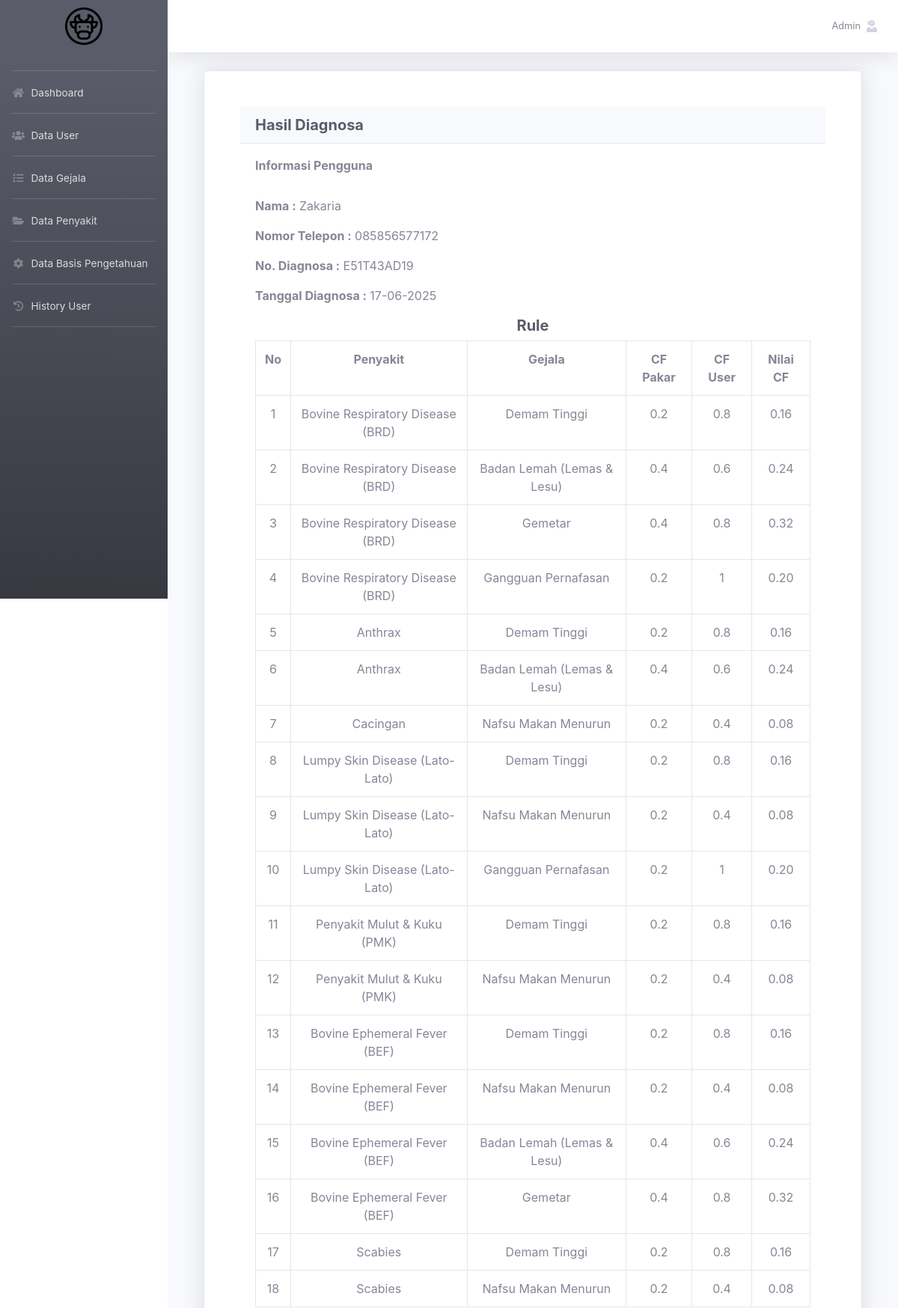
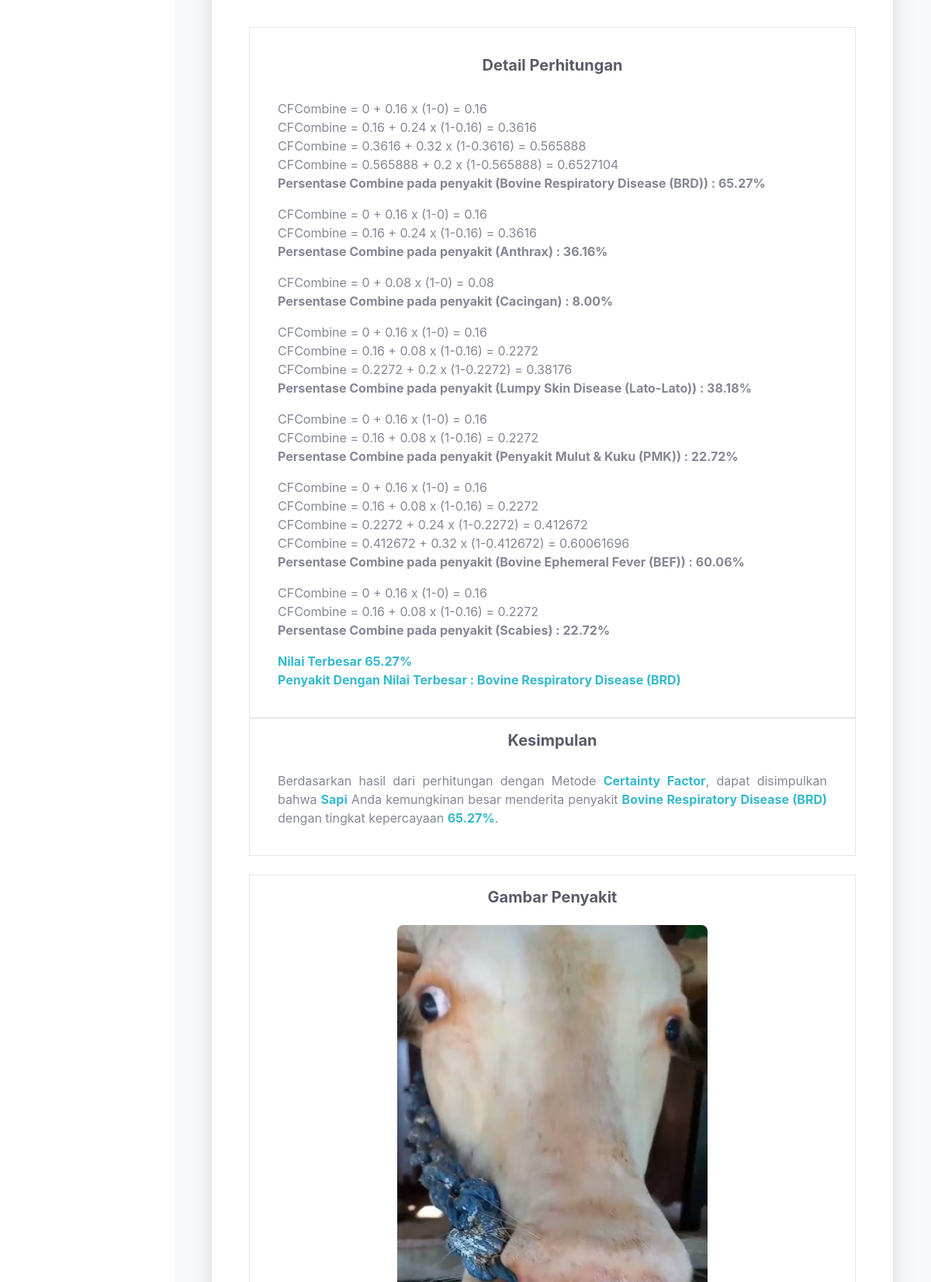
The page /admin/detail-history.php?no_regdiagnosa=E51T43AD19&id_akun=2 (signed in, upper part) on the database its author committed (2 pictures, top to bottom).
### tables this page shows
CREATE TABLE `tbl_user` (
  `id_user` int(11) NOT NULL,
  `id_akun` int(11) NOT NULL,
  `nama_lengkap` varchar(100) NOT NULL,
  `nomor_telepon` varchar(15) DEFAULT NULL,
  `dibuat` timestamp NOT NULL DEFAULT current_timestamp()
);

CREATE TABLE `tbl_hasil` (
  `id_hasil` int(11) NOT NULL,
  `id_akun` int(11) NOT NULL,
  `id_penyakit` int(11) DEFAULT NULL,
  `no_regdiagnosa` char(10) NOT NULL,
  `tgl_diagnosa` date NOT NULL,
  `nilai_cf` double NOT NULL,
  `status_simpan` int(11) DEFAULT 0
);

CREATE TABLE `tbl_penyakit` (
  `id_penyakit` int(11) NOT NULL,
  `nama_penyakit` varchar(100) NOT NULL,
  `keterangan` text DEFAULT NULL,
  `solusi` text DEFAULT NULL,
  `gambar` varchar(255) DEFAULT NULL
);

CREATE TABLE `tbl_gejala` (
  `id_gejala` int(11) NOT NULL,
  `nama_gejala` varchar(100) NOT NULL,
  `nilai_gejala` double NOT NULL
);

CREATE TABLE `tbl_detail_diagnosa` (
  `id_detail` int(11) NOT NULL,
  `id_diagnosa` int(11) DEFAULT NULL,
  `id_gejala` int(11) DEFAULT NULL,
  `nilai_user` double DEFAULT NULL
);

### admin/detail-history.php (called while the page is built, shortened)
<?php
include 'index.php';
?>

### admin/detail-history-content.php (the view, shortened to what this page needs)
<div class="container">
    <div class="card shadow p-5 mb-5">
        <div class="card-header">
            <h5 class="m-0 font-weight-bold text-dark">Hasil Diagnosa</h5>
        </div>
        <div class="card-body">
            <?php
            $no_regdiagnosa = isset($_GET['no_regdiagnosa']) ? mysqli_real_escape_string($conn, $_GET['no_regdiagnosa']) : null;
            $userQuery = mysqli_query($conn, "SELECT u.nama_lengkap, u.nomor_telepon, h.tgl_diagnosa
                                              FROM tbl_user u
                                              JOIN tbl_hasil h ON u.id_akun = h.id_akun
                                              WHERE h.no_regdiagnosa = '$no_regdiagnosa'");
            $userData = mysqli_fetch_array($userQuery);
            ?>
            <h6><strong>Informasi Pengguna</strong></h6>
            <br>
            <div class="info">
                <p><strong>Nama :</strong> <?= htmlspecialchars($userData['nama_lengkap']); ?></p>
                <p><strong>Nomor Telepon :</strong> <?= htmlspecialchars($userData['nomor_telepon'] ?? 'Nomor telepon tidak tersedia'); ?></p>
                <p><strong>No. Diagnosa :</strong> <?= htmlspecialchars($no_regdiagnosa); ?></p>
                <p><strong>Tanggal Diagnosa :</strong> <?= date('d-m-Y', strtotime($userData['tgl_diagnosa'])); ?></p>
            </div>
            <h5 class="font-weight-bold text-dark text-center">Rule</h5>
            <div class="table-responsive">
                <table class="table table-bordered">
                    <tr>
                        <th class="text-center">No</th>
                        <th class="text-center">Penyakit</th>
                        <th class="text-center">Gejala</th>
                        <th class="text-center">CF Pakar</th>
                        <th class="text-center">CF User</th>
                        <th class="text-center">Nilai CF</th>
                    </tr>
                    <?php
                    $sql = mysqli_query($conn, "SELECT p.nama_penyakit, g.nama_gejala, g.nilai_gejala, d.nilai_user
                        FROM tbl_penyakit p
                        JOIN tbl_basis_pengetahuan b ON p.id_penyakit = b.id_penyakit
                        JOIN tbl_gejala g ON b.id_gejala = g.id_gejala
                        JOIN tbl_detail_diagnosa d ON g.id_gejala = d.id_gejala
                        JOIN tbl_diagnosa diag ON diag.id_diagnosa = d.id_diagnosa
                        WHERE diag.no_regdiagnosa = '$no_regdiagnosa'
                        ORDER BY p.id_penyakit, g.id_gejala");
                    $i = 0;
                    while ($r = mysqli_fetch_array($sql)) {
                        $nilai_cf = $r['nilai_gejala'] * $r['nilai_user'];
                        $i++;
                        echo "
                        <tr>
                            <td class='text-center'>$i</td>
                            <td class='text-center'>{$r['nama_penyakit']}</td>
                            <td class='text-center'>{$r['nama_gejala']}</td>
                            <td class='text-center'>{$r['nilai_gejala']}</td>
                            <td class='text-center'>{$r['nilai_user']}</td>
                            <td class='text-center'>" . number_format($nilai_cf, 2) . "</td>
                        </tr>";
                    }
                    ?>
                </table>
            </div>
        </div>
        <div class="border p-3">
            <div class="card-body">
                <h5 class="font-weight-bold text-dark text-center">Detail Perhitungan</h5>
                <br>
                <?php
                $highestPercentage = 0;
                $idPenyakitTerbesar = null;
                $data = mysqli_query($conn, "SELECT * FROM tbl_penyakit ORDER BY id_penyakit");
                while ($a = mysqli_fetch_array($data)) {
                    $sql1 = mysqli_query($conn, "SELECT g.nilai_gejala, d.nilai_user
                        FROM tbl_gejala g
                        JOIN tbl_basis_pengetahuan b ON g.id_gejala = b.id_gejala
                        JOIN tbl_detail_diagnosa d ON g.id_gejala = d.id_gejala
                        JOIN tbl_diagnosa diag ON diag.id_diagnosa = d.id_diagnosa
                        WHERE b.id_penyakit = '$a[id_penyakit]' AND diag.no_regdiagnosa = '$no_regdiagnosa'");
                    $jml_data = mysqli_num_rows($sql1);
                    $cflama = 0;
                    $lastPercentage = 0;
                    while ($result = mysqli_fetch_array($sql1)) {
                        $cfhe = $result['nilai_gejala'] * $result['nilai_user'];
                        if ($jml_data > 0) {
                            $cf1 = $cflama;
                            $cf2 = $cfhe;
                            $cfcombine = $cf1 + $cf2 * (1 - $cf1);
                            $cflama = $cfcombine;
                            echo "<div class='text-justify'>
                            CFCombine = " . $cf1 . " + " . $cf2 . " x (1-" . $cf1 . ") = " . $cfcombine . "<br>
                            </div>";
                            $percentage = $cfcombine * 100;
                            $lastPercentage = number_format($percentage, 2);
                        }
                    }
                    if ($jml_data > 0) {
                        echo "<p><b>Persentase Combine pada penyakit (" . $a['nama_penyakit'] . ") : " . $lastPercentage . "%</b></p>";
                        if ($lastPercentage > $highestPercentage) {
                            $highestPercentage = $lastPercentage;
                            $idPenyakitTerbesar = $a['id_penyakit'];
                        }
                    }
                }
                $penyakitData = mysqli_query($conn, "SELECT * FROM tbl_penyakit WHERE id_penyakit = '$idPenyakitTerbesar'");
                if ($penyakitData) {
                    $penyakitInfo = mysqli_fetch_array($penyakitData);
                    $penyakitTerbesar = $penyakitInfo['nama_penyakit'];
                    $gambarPenyakit = $penyakitInfo['gambar'];
                    echo "
                    <b class='text-info'>Nilai Terbesar " . $highestPercentage . "%<br></b>
                    <b class='text-info'>Penyakit Dengan Nilai Terbesar : " . $penyakitTerbesar . "<br></b>";
                }
                ?>
            </div>
        </div>
        <div class="border p-3">
            <h5 class="font-weight-bold text-dark text-center">Kesimpulan</h5>
            <div class="card-body">
                <?php
                echo "<div class='text-justify'>
                Berdasarkan hasil dari perhitungan dengan Metode <b class='text-info'>Certainty Factor</b>, dapat disimpulkan bahwa <b class='text-info'>Sapi</b> Anda kemungkinan besar menderita penyakit <b class='text-info'>$penyakitTerbesar</b> dengan tingkat kepercayaan <b class='text-info'>$highestPercentage%</b>.
                </div>";
                ?>
            </div>
        </div>
        <?php if (!empty($gambarPenyakit)): ?>
            <div class="border p-3 mt-4">
                <h5 class="font-weight-bold text-dark text-center">Gambar Penyakit</h5>
                <div class="text-center">
                    <img src="../assets/image/penyakit/<?= htmlspecialchars($gambarPenyakit); ?>" alt="<?= htmlspecialchars($penyakitTerbesar); ?>" class="img-fluid mt-3" style="max-width: 400px; border-radius: 8px;">
                </div>
            </div>
        <?php endif; ?>
    </div>
</div>

### rows shown on the page
tbl_user: nama_lengkap "Zakaria", nomor_telepon "085856577172", tbl_hasil.tgl_diagnosa "17-06-2025"
tbl_penyakit: nama_penyakit "Bovine Respiratory Disease (BRD)", tbl_gejala.nama_gejala "Demam Tinggi", tbl_gejala.nilai_gejala "0.2", tbl_detail_diagnosa.nilai_user "0.8", tbl_gejala.nilai_gejala "0.16", tbl_gejala.nama_gejala "Badan Lemah (Lemas & Lesu)", tbl_gejala.nilai_gejala "0.4", tbl_detail_diagnosa.nilai_user "0.6", tbl_gejala.nilai_gejala "0.24", tbl_gejala.nama_gejala "Gemetar", tbl_gejala.nilai_gejala "0.32", tbl_gejala.nama_gejala "Gangguan Pernafasan", tbl_detail_diagnosa.nilai_user "1", tbl_gejala.nilai_gejala "0.20", cf1 "0", cf2 "0.16", cfcombine "0.16", cf1 "0.16", cf2 "0.24", cfcombine "0.3616", cf1 "0.3616", cf2 "0.32", cfcombine "0.565888", cf1 "0.565888", cf2 "0.2", cfcombine "0.6527104", lastPercentage "65.27", gambar (picture)
tbl_penyakit: nama_penyakit "Anthrax", tbl_gejala.nama_gejala "Demam Tinggi", tbl_gejala.nilai_gejala "0.2", tbl_detail_diagnosa.nilai_user "0.8", tbl_gejala.nilai_gejala "0.16", tbl_gejala.nama_gejala "Badan Lemah (Lemas & Lesu)", tbl_gejala.nilai_gejala "0.4", tbl_detail_diagnosa.nilai_user "0.6", tbl_gejala.nilai_gejala "0.24", cf1 "0", cf2 "0.16", cfcombine "0.16", cf1 "0.16", cf2 "0.24", cfcombine "0.3616", lastPercentage "36.16"
tbl_penyakit: nama_penyakit "Cacingan", tbl_gejala.nama_gejala "Nafsu Makan Menurun", tbl_gejala.nilai_gejala "0.2", tbl_detail_diagnosa.nilai_user "0.4", tbl_gejala.nilai_gejala "0.08", cf1 "0", cf2 "0.08", cfcombine "0.08", lastPercentage "8.00"
tbl_penyakit: nama_penyakit "Lumpy Skin Disease (Lato-Lato)", tbl_gejala.nama_gejala "Demam Tinggi", tbl_gejala.nilai_gejala "0.2", tbl_detail_diagnosa.nilai_user "0.8", tbl_gejala.nilai_gejala "0.16", tbl_gejala.nama_gejala "Nafsu Makan Menurun", tbl_detail_diagnosa.nilai_user "0.4", tbl_gejala.nilai_gejala "0.08", tbl_gejala.nama_gejala "Gangguan Pernafasan", tbl_detail_diagnosa.nilai_user "1", tbl_gejala.nilai_gejala "0.20", cf1 "0", cf2 "0.16", cfcombine "0.16", cf1 "0.16", cf2 "0.08", cfcombine "0.2272", cf1 "0.2272", cf2 "0.2", cfcombine "0.38176", lastPercentage "38.18"
tbl_penyakit: nama_penyakit "Penyakit Mulut & Kuku (PMK)", tbl_gejala.nama_gejala "Demam Tinggi", tbl_gejala.nilai_gejala "0.2", tbl_detail_diagnosa.nilai_user "0.8", tbl_gejala.nilai_gejala "0.16", tbl_gejala.nama_gejala "Nafsu Makan Menurun", tbl_detail_diagnosa.nilai_user "0.4", tbl_gejala.nilai_gejala "0.08", cf1 "0", cf2 "0.16", cfcombine "0.16", cf1 "0.16", cf2 "0.08", cfcombine "0.2272", lastPercentage "22.72"
tbl_penyakit: nama_penyakit "Bovine Ephemeral Fever (BEF)", tbl_gejala.nama_gejala "Demam Tinggi", tbl_gejala.nilai_gejala "0.2", tbl_detail_diagnosa.nilai_user "0.8", tbl_gejala.nilai_gejala "0.16", tbl_gejala.nama_gejala "Nafsu Makan Menurun", tbl_detail_diagnosa.nilai_user "0.4", tbl_gejala.nilai_gejala "0.08", tbl_gejala.nama_gejala "Badan Lemah (Lemas & Lesu)", tbl_gejala.nilai_gejala "0.4", tbl_detail_diagnosa.nilai_user "0.6", tbl_gejala.nilai_gejala "0.24", tbl_gejala.nama_gejala "Gemetar", tbl_gejala.nilai_gejala "0.32", cf1 "0", cf2 "0.16", cfcombine "0.16", cf1 "0.16", cf2 "0.08", cfcombine "0.2272", cf1 "0.2272", cf2 "0.24", cfcombine "0.412672", cf1 "0.412672", cf2 "0.32", cfcombine "0.60061696", lastPercentage "60.06"
tbl_penyakit: nama_penyakit "Scabies", tbl_gejala.nama_gejala "Demam Tinggi", tbl_gejala.nilai_gejala "0.2", tbl_detail_diagnosa.nilai_user "0.8", tbl_gejala.nilai_gejala "0.16", tbl_gejala.nama_gejala "Nafsu Makan Menurun", tbl_detail_diagnosa.nilai_user "0.4", tbl_gejala.nilai_gejala "0.08", cf1 "0", cf2 "0.16", cfcombine "0.16", cf1 "0.16", cf2 "0.08", cfcombine "0.2272", lastPercentage "22.72"

### other values the page prints
$_SESSION['username'] "Admin"
$no_regdiagnosa "E51T43AD19"
$highestPercentage "65.27"
